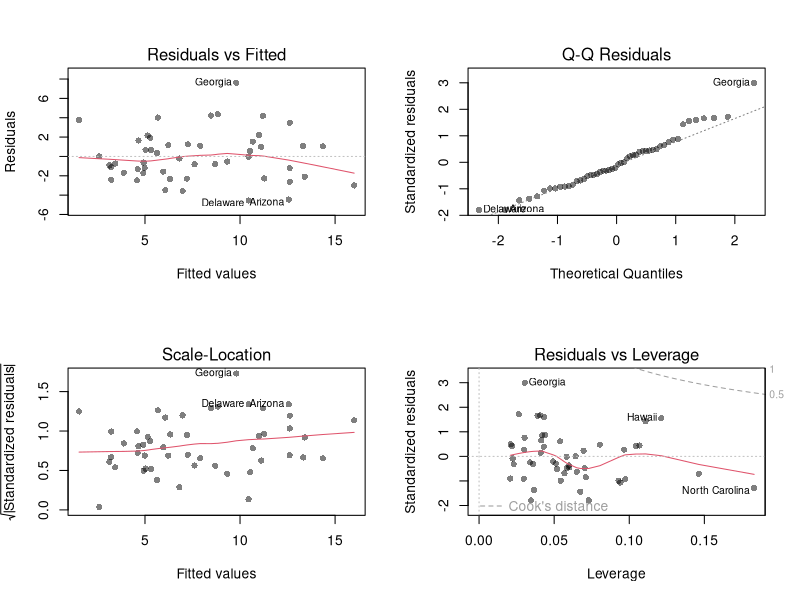
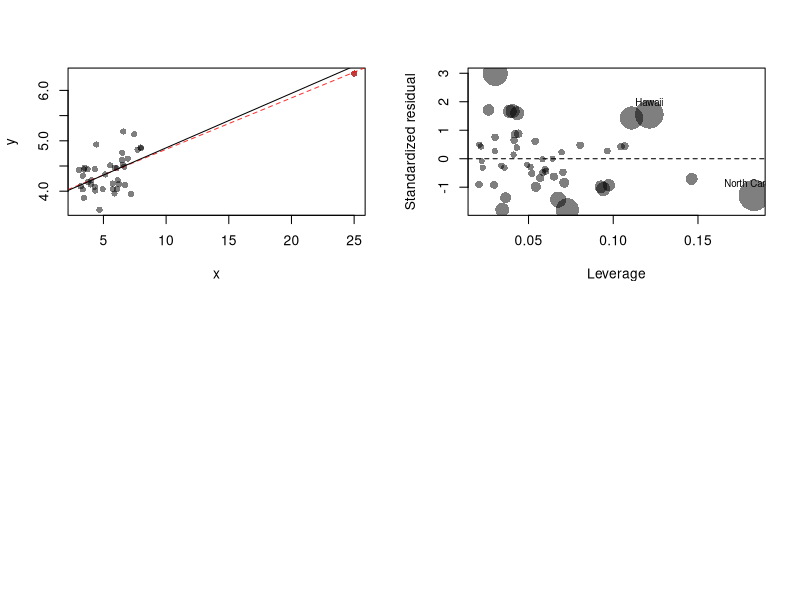
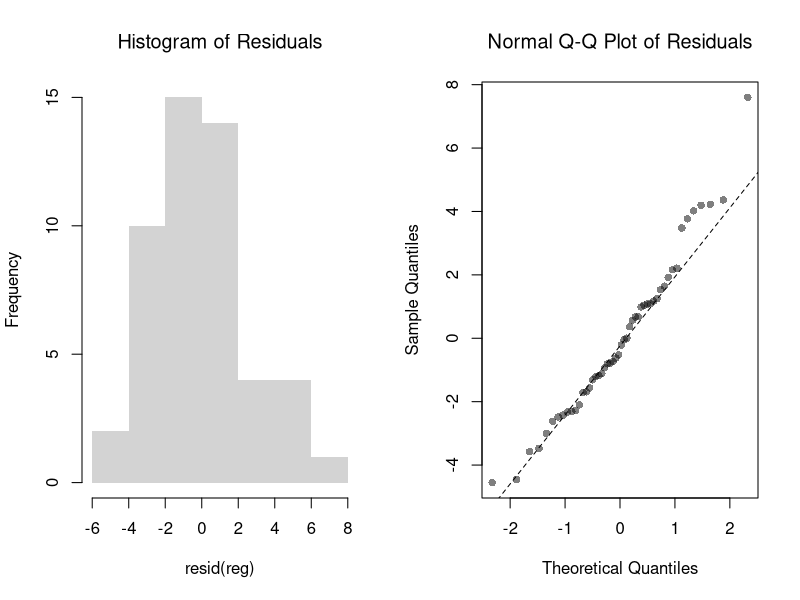
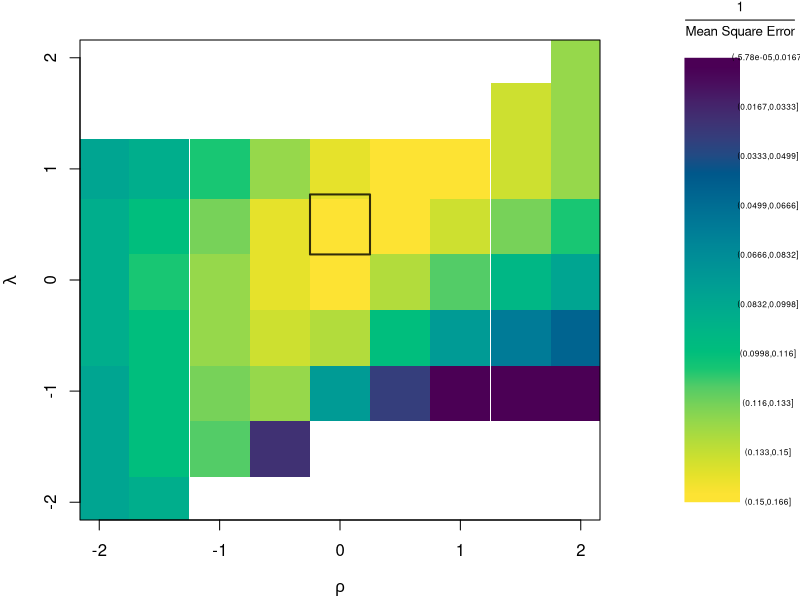
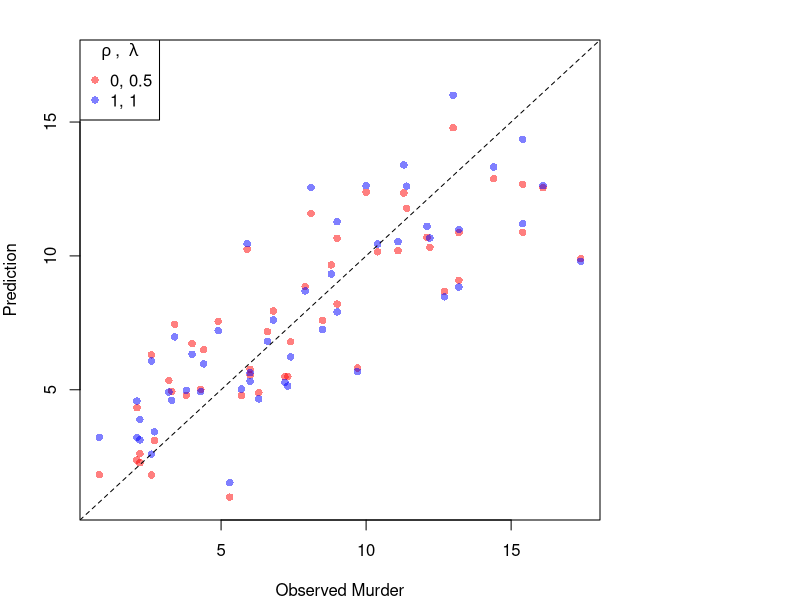

Generate these figures, in order, with R:
## ---- chunk 1
# Fit a multiple regression and produce the four standard diagnostic plots.
reg <- lm(Murder ~ Assault+UrbanPop, data=USArrests)
par(mfrow=c(2, 2))
plot(reg, pch=16, col=grey(0, .5))
## ---- chunk 2
N <- 40
x <- c(25, runif(N-1, 3, 8))
e <- rnorm(N, 0, 0.4)
y <- 3 + 0.6*sqrt(x) + e
plot(y ~ x, pch=16, col=grey(0, .5), main=NA)
points(x[1], y[1], pch=16, col=rgb(1, 0, 0, .5))

abline(lm(y ~ x), col=rgb(1, 0, 0, .8), lty=2)
abline(lm(y[-1] ~ x[-1]))
## ---- chunk 3
# State with the highest leverage
which.max(hatvalues(reg))
# State with the largest standardized residual
which.max(rstandard(reg))
## ---- chunk 4
# State with the largest Cook's Distance
which.max(cooks.distance(reg))

# Influence plot: leverage vs. standardized residual,
# with point area proportional to Cook's Distance
h_i <- hatvalues(reg)
r_i <- rstandard(reg)
d_i <- cooks.distance(reg)

plot(h_i, r_i, pch=16, col=grey(0, .5),
    cex=1 + 4*d_i/max(d_i), main=NA,
    xlab='Leverage', ylab='Standardized residual')
abline(h=0, lty=2)

# Label the most influential observations
inf_id <- order(d_i, decreasing=TRUE)[1:3]
text(h_i[inf_id], r_i[inf_id],
    labels=rownames(USArrests)[inf_id], pos=3, cex=.7)
## ---- chunk 5
# Variance Inflation Factor from its definition: VIF_k = 1/(1 - R^2_k),
# where R^2_k comes from regressing covariate k on the other covariates.
R2_assault  <- summary(lm(Assault ~ UrbanPop, data=USArrests))$r.squared
R2_urbanpop <- summary(lm(UrbanPop ~ Assault, data=USArrests))$r.squared

vif <- c(Assault=1/(1-R2_assault), UrbanPop=1/(1-R2_urbanpop))
vif

# A common rule of thumb flags sqrt(VIF) > 2
sqrt(vif) > 2
## ---- chunk 6
par(mfrow=c(1, 2))
hist(resid(reg),
    main='Histogram of Residuals',
    font.main=1, border=NA)

qqnorm(resid(reg),
    main='Normal Q-Q Plot of Residuals',
    font.main=1, col=grey(0, .5), pch=16)
qqline(resid(reg), col=1, lty=2)

#shapiro.test(resid(reg))
## ---- chunk 7
# Breusch-Pagan test for heteroskedasticity, by hand.
# Regress the squared residuals on the original regressors:
# a good fit (high R^2) signals non-constant variance.
e2 <- resid(reg)^2
aux <- lm(e2 ~ Assault + UrbanPop, data=USArrests)
R2_aux <- summary(aux)$r.squared

# Test statistic n*R^2 ~ chi-squared with K degrees of freedom
n <- nrow(USArrests)
K <- 2
BP <- n*R2_aux
c(statistic=BP, p.value=1-pchisq(BP, df=K))
## ---- chunk 8
# Box-Cox Transformation Function
bxcx <- function( xy, rho){
    if (rho == 0L) {
      log(xy+1)
    } else if(rho == 1L){
      xy
    } else {
      ((xy+1)^rho - 1)/rho
    }
}
bxcx_inv <- function( xy, rho){
    if (rho == 0L) {
      exp(xy) - 1
    } else if(rho == 1L){
      xy
    } else {
     (xy * rho + 1)^(1/rho) - 1
    }
}

# Which Variables
reg <- lm(Murder ~ Assault+UrbanPop, data=USArrests)
X <- USArrests[, c('Assault', 'UrbanPop')]
Y <- USArrests[, 'Murder']

# Simple Grid Search over potential (Rho, Lambda)
rl_df <- expand.grid(rho=seq(-2, 2, by=.5), lambda=seq(-2, 2, by=.5))

# Compute Mean Squared Error
# from OLS on Transformed Data
errors <- apply(rl_df, 1, function(rl){
    Xr <- bxcx(X, rl[[1]])
    Yr <- bxcx(Y, rl[[2]])
    Datr <- cbind(Murder=Yr, Xr)
    Regr <- lm(Murder ~ Assault+UrbanPop, data=Datr)
    Predr <- bxcx_inv(predict(Regr), rl[[2]])
    Resr  <- (Y - Predr)
    return(Resr)
})
rl_df$mse <- colMeans(errors^2)

# Want Small MSE and Interpretable
layout(matrix(1:2, ncol=2), width=c(3, 1), height=c(1, 1))
par(mar=c(4, 4, 2, 0))
plot(lambda ~ rho, rl_df, cex=8, pch=15,
    xlab=expression(rho),
    ylab=expression(lambda),
    col=hcl.colors(25)[cut(1/rl_df$mse, 25)])
# Which min
rl0 <- rl_df[which.min(rl_df$mse), c('rho', 'lambda')]
points(rl0$rho, rl0$lambda, pch=0, col=rgb(0, 0, 0, .8), cex=8, lwd=2)
# Legend
plot(c(0, 2), c(0, 1), type='n', axes=FALSE,
    xlab='', ylab='', cex.main=.8,
    main=expression(frac(1, 'Mean Square Error')))
rasterImage(as.raster(matrix(hcl.colors(25), ncol=1)), 0, 0, 1, 1)
text(x=1.5, y=seq(1, 0, l=10), cex=.5,
    labels=levels(cut(1/rl_df$mse, 10)))
## ---- chunk 9
# Plot for Specific Comparisons
Xr <- bxcx(X, rl0[[1]])
Yr <- bxcx(Y, rl0[[2]])
Datr <- cbind(Murder=Yr, Xr)
Regr <- lm(Murder ~ Assault+UrbanPop, data=Datr)
Predr <- bxcx_inv(predict(Regr), rl0[[2]])

cols <- c(rgb(1, 0, 0, .5), col=rgb(0, 0, 1, .5))
plot(Y, Predr, pch=16, col=cols[1], ylab='Prediction', xlab='Observed Murder',
    main=NA, ylim=range(Y, Predr))
points(Y, predict(reg), pch=16, col=cols[2])
legend('topleft', pch=c(16), col=cols,
    title=expression(rho~', '~lambda),
    legend=c( paste0(rl0, collapse=', '), '1, 1') )
abline(a=0, b=1, lty=2)
## ---- chunk 10
# Compare prediction MSE on the original Murder scale
mse_linear <- mean(resid(reg)^2)
mse_boxcox <- min(rl_df$mse)
c(rl0, mse_linear=round(mse_linear, 3), mse_boxcox=round(mse_boxcox, 3))
